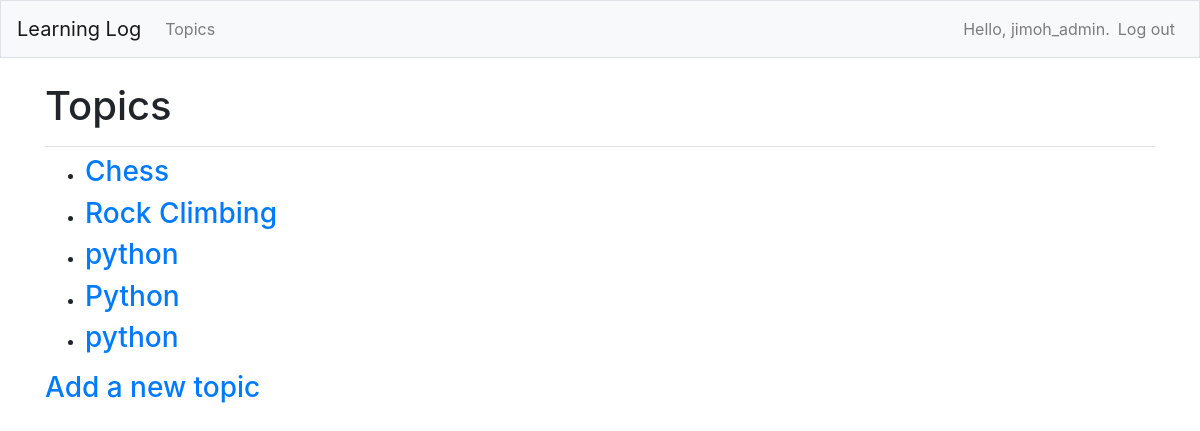
The app's page /topics/ (signed in), older data.
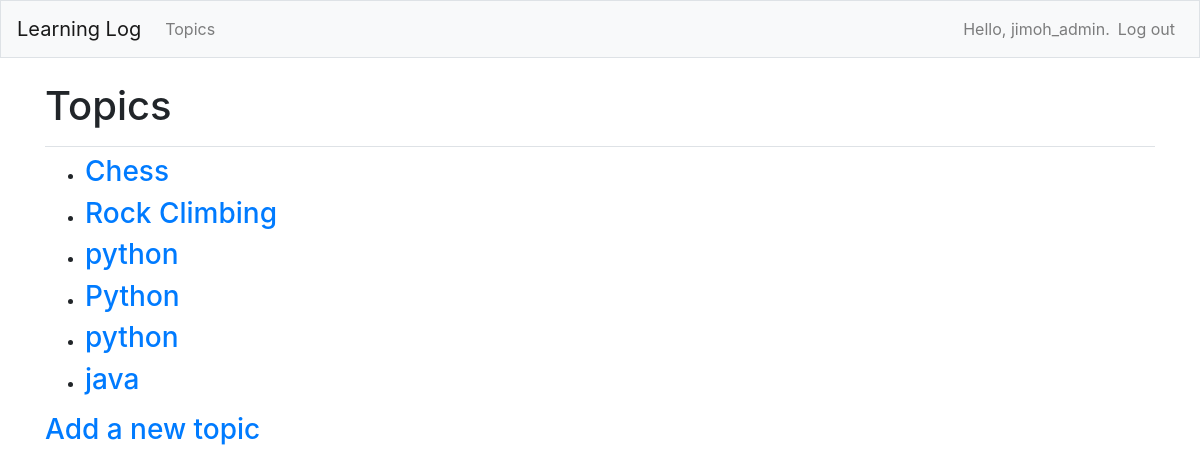
The same page, newer data.
### learning_logs/models.py (models this page shows)
class Topic(models.Model):
    text = models.CharField(max_length = 200)
    date_added = models.DateTimeField(auto_now_add = True)
    owner = models.ForeignKey(User, on_delete=models.CASCADE)
    def __str__(self):
        return self.text

### learning_logs/views.py (the view)
# urls.py: path('topics/', views.topics, name='topics'),
@login_required
def topics(request):
    topics = Topic.objects.filter(owner=request.user).order_by('date_added')
    context = {'topics': topics}
    return render(request, 'learning_logs/topics.html', context)

### learning_logs/templates/learning_logs/topics.html
{% extends "learning_logs/base.html" %}
{% block page_header %}
  <h1>Topics</h1>
{% endblock page_header %}
{% block content %}
  <ul>
    {% for topic in topics %}
      <li><h3>
        <a href="{% url 'learning_logs:topic' topic.id%}">{{ topic }}</a>
      </h3></li>
    {% empty %}
      <li><h3>No topics have been added yet.</li>
    {% endfor %}
  </ul>
  <h3><a href="{% url 'learning_logs:new_topic' %}">Add a new topic</a></h3>
{% endblock content %}

Row changes from the older to the newer data that the page shows:
added Topic: text "java"
